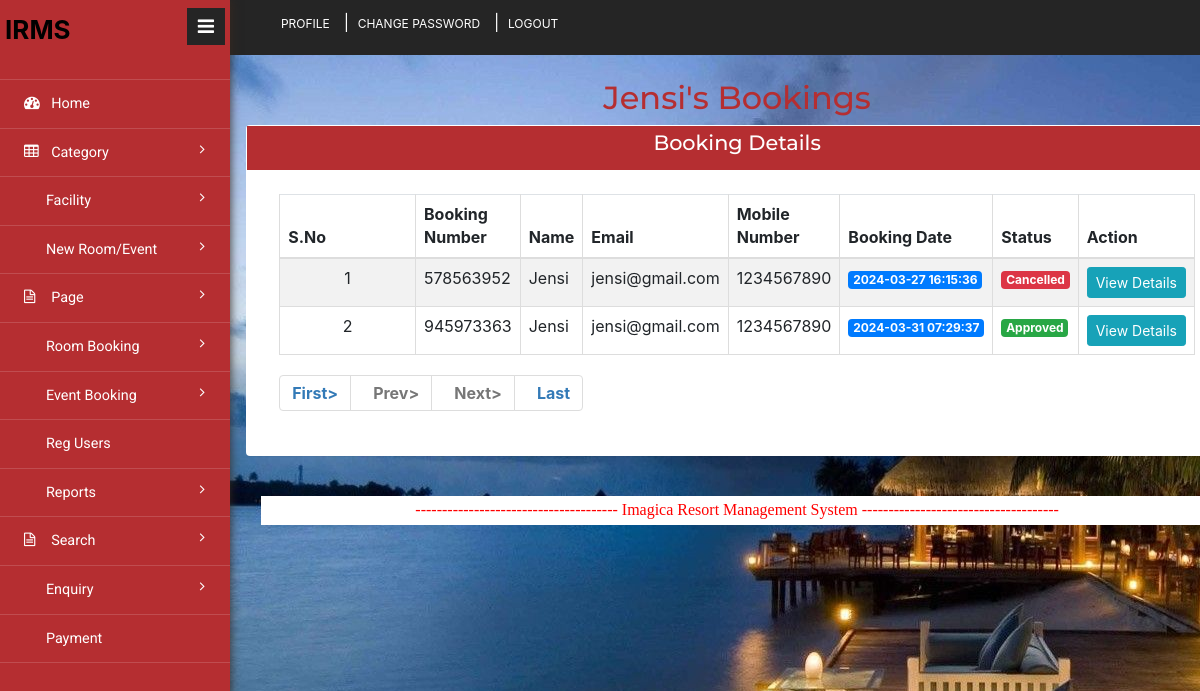
Screenshot of /admin/user-bookings.php?uid=5&&uname=Jensi (signed in) with the database file from the repository.
### tables this page shows
CREATE TABLE `tblbooking` (
  `ID` int(10) NOT NULL,
  `RoomId` int(5) DEFAULT NULL,
  `BookingNumber` varchar(120) DEFAULT NULL,
  `UserID` int(5) NOT NULL,
  `IDType` varchar(120) DEFAULT NULL,
  `Gender` varchar(50) DEFAULT NULL,
  `Address` mediumtext DEFAULT NULL,
  `CheckinDate` varchar(200) DEFAULT NULL,
  `CheckoutDate` varchar(200) DEFAULT NULL,
  `BookingDate` timestamp NULL DEFAULT current_timestamp(),
  `Remark` varchar(50) DEFAULT NULL,
  `Status` varchar(50) DEFAULT NULL,
  `UpdationDate` timestamp NULL DEFAULT NULL ON UPDATE current_timestamp(),
  `payment` varchar(20) DEFAULT NULL COMMENT 'unpaid/paid '
);

CREATE TABLE `tbluser` (
  `ID` int(10) NOT NULL,
  `FullName` varchar(200) DEFAULT NULL,
  `MobileNumber` bigint(10) DEFAULT NULL,
  `Email` varchar(120) DEFAULT NULL,
  `Password` varchar(120) DEFAULT NULL,
  `RegDate` timestamp NULL DEFAULT current_timestamp()
);

### admin/user-bookings.php (the view, shortened to what this page needs)
<?php
include('includes/dbconnection.php');
if (strlen($_SESSION['hbmsaid']==0)) {
  header('location:logout.php');
  } else{
?>
<!DOCTYPE HTML>
<html>
<head>
<link href="css/bootstrap.min.css" rel='stylesheet' type='text/css' />
<link href="css/style.css" rel='stylesheet' type='text/css' />
<link href="css/font-awesome.css" rel="stylesheet">
<link rel="stylesheet" href="css/icon-font.min.css" type='text/css' />
</head>
<body>
   <div class="page-container">
	<div class="left-content">
	   <div class="inner-content">
			<?php include_once('includes/header.php');?>
			<div class="content">
	<div class="grids">
					<div class="progressbar-heading grids-heading">
                        <?php $uid=intval($_GET['uid']);
$uname=$_GET['uname'];
?>
						<h2>  <?php echo $uname;?>'s Bookings</h2>
					</div>
					<div class="panel panel-widget forms-panel">
						<div class="forms">
							<div class="form-grids widget-shadow" data-example-id="basic-forms">
								<div class="form-title">
									<h4>Booking Details</h4>
								</div>
								<div class="form-body">
									     <table class="table table-bordered table-striped table-vcenter js-dataTable-full-pagination">
                                <thead>
                                    <tr>
                                        <th>S.No</th>
                                        <th>Booking Number</th>
                                        <th>Name</th>
                                        <th>Email</th>
                                        <th>Mobile Number</th>
                                        <th>Booking Date</th>
                                        <th>Status</th>
                                        <th>Action</th>
                                       </tr>
                                </thead>
                                <tbody>
                                    <?php
                                    if (isset($_GET['pageno'])) {
            $pageno = $_GET['pageno'];
        } else {
            $pageno = 1;
        }
        $no_of_records_per_page = 10;
        $offset = ($pageno-1) * $no_of_records_per_page;
        $ret = "SELECT ID FROM tblbooking where UserID='$uid'";
$query1 = $dbh -> prepare($ret);
$query1->execute();
$total_rows=$query1->rowCount();
$total_pages = ceil($total_rows / $no_of_records_per_page);
$sql="SELECT tbluser.*,tblbooking.BookingNumber,tblbooking.ID,tblbooking.Status,tblbooking.BookingDate from tblbooking join tbluser on tblbooking.UserID=tbluser.ID where UserID='$uid' LIMIT $offset, $no_of_records_per_page";
$query = $dbh -> prepare($sql);
$query->execute();
$results=$query->fetchAll(PDO::FETCH_OBJ);
$cnt=1;
if($query->rowCount() > 0)
{
foreach($results as $row)
{               ?>
                                    <tr>
                                        <td class="text-center"><?php echo htmlentities($cnt);?></td>
                                        <td><?php  echo htmlentities($row->BookingNumber);?></td>
                                        <td><?php  echo htmlentities($row->FullName);?></td>
                                        <td><?php  echo htmlentities($row->Email);?></td>
                                        <td><?php  echo htmlentities($row->MobileNumber);?></td>
                                        <td><span class="badge badge-primary"><?php  echo htmlentities($row->BookingDate);?></span>
                                        </td>
                                        <td>
                                        	<?php $status=$row->Status;
if($status==''):
?>
<span class="badge badge-warning"><?php  echo htmlentities('Not Updated Yet');?></span>
<?php elseif($status=='Cancelled'):?>
<span class="badge badge-danger"><?php  echo htmlentities($row->Status);?></span>
<?php elseif($status=='Approved'): ?>
<span class="badge badge-success"><?php  echo htmlentities($row->Status);?></span>
<?php endif;?>
                                        </td>
                                         <td class="d-none d-sm-table-cell"><a href="view-booking-detail.php?bookingid=<?php echo htmlentities ($row->BookingNumber);?>" class="btn btn-info btn-sm">View Details</a></td>
                                    </tr>
                                    <?php $cnt=$cnt+1;}} else { ?>
                                 <tr>
                                	<td colspan="8" style="color:red; font-size:22px; text-align:center">No record found</td>
                                </tr>
                            <?php } ?>
                                </tbody>
                            </table>
                            <div align="left">
    <ul class="pagination" >
        <li><a href="?pageno=1"><strong>First></strong></a></li>
        <li class="<?php if($pageno <= 1){ echo 'disabled'; } ?>">
            <a href="<?php if($pageno <= 1){ echo '#'; } else { echo "?pageno=".($pageno - 1); } ?>"><strong style="padding-left: 10px">Prev></strong></a>
        </li>
        <li class="<?php if($pageno >= $total_pages){ echo 'disabled'; } ?>">
            <a href="<?php if($pageno >= $total_pages){ echo '#'; } else { echo "?pageno=".($pageno + 1); } ?>"><strong style="padding-left: 10px">Next></strong></a>
        </li>
        <li><a href="?pageno=<?php echo $total_pages; ?>"><strong style="padding-left: 10px">Last</strong></a></li>
    </ul>
</div>
								</div>
							</div>
						</div>
					</div>
				</div>
<?php include_once('includes/footer.php');?>
</div>
</div>
		</div>
</div>
			<?php include_once('includes/sidebar.php');?>
  <link rel="stylesheet" href="https://cdn.jsdelivr.net/npm/bootstrap@4.6.2/dist/css/bootstrap.min.css">
</body>
</html><?php }  ?>

### rows the page displays
tblbooking: BookingNumber "578563952", UserID.FullName "Jensi", UserID.Email "jensi@gmail.com", UserID.MobileNumber "1234567890", BookingDate "2024-03-27 16:15:36", Status "Cancelled"
tblbooking: BookingNumber "945973363", UserID.FullName "Jensi", UserID.Email "jensi@gmail.com", UserID.MobileNumber "1234567890", BookingDate "2024-03-31 07:29:37", Status "Approved"

### other values shown
$uname "Jensi"
